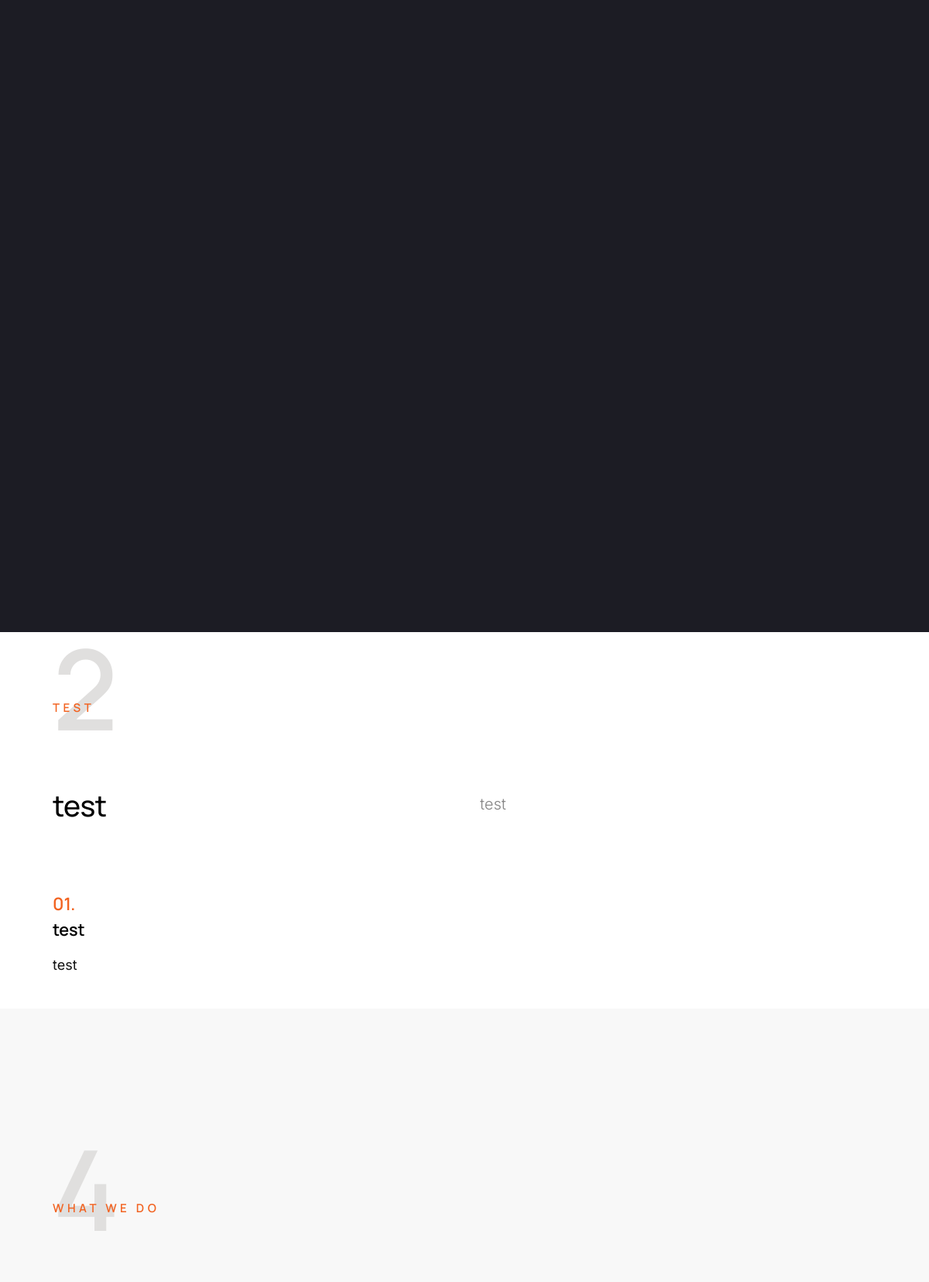
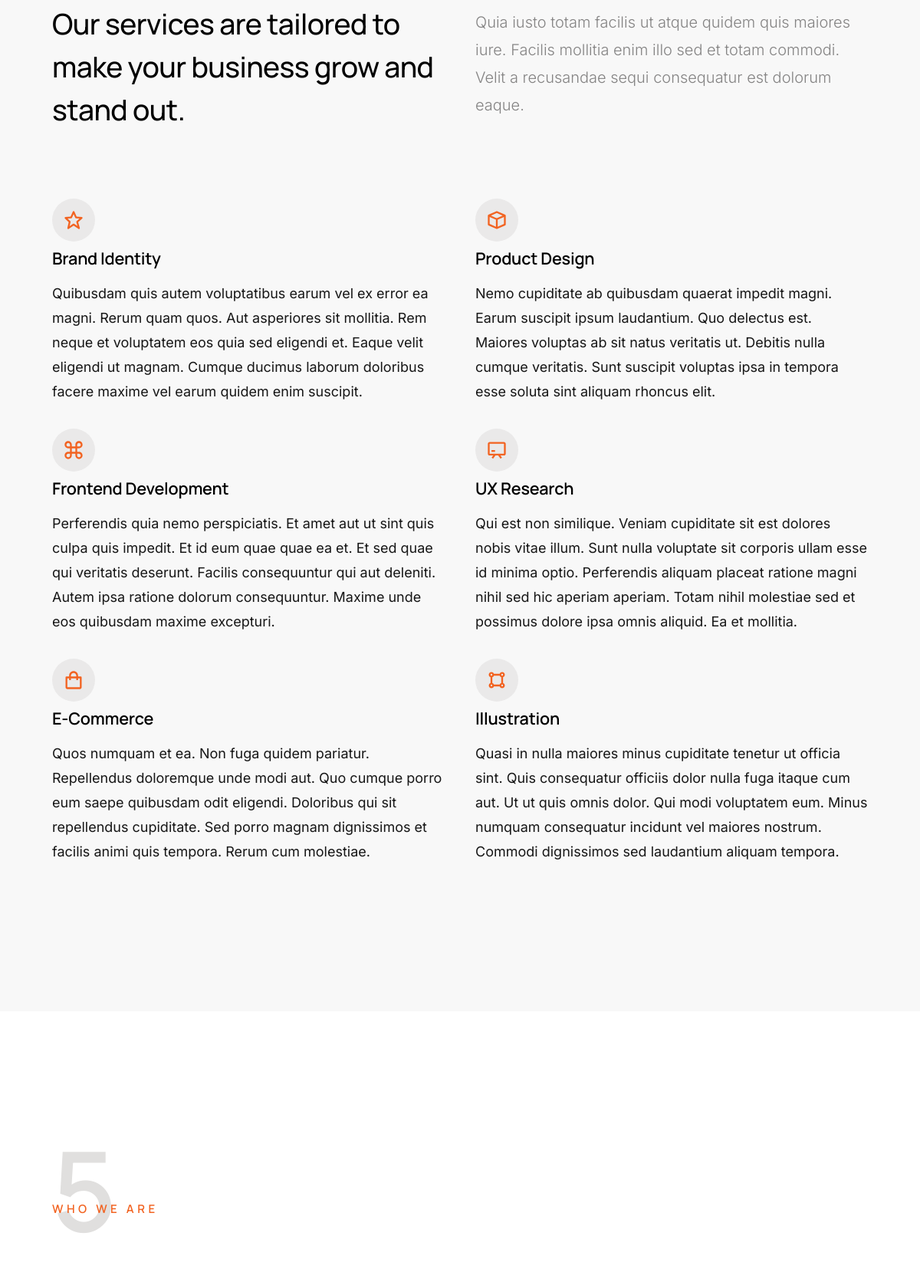
The page / (upper part) on the database its author committed (2 pictures, top to bottom).
### dashboard/models.py (models this page shows, shortened)
class Section(models.Model):
    id = models.AutoField(primary_key=True)
    is_active = models.BooleanField(default=False)
    order_number = models.SmallIntegerField(null=False)
    name = models.CharField(max_length=30, null=False)
    label = models.CharField(max_length=10, null=False)
    content = models.TextField()
    last_edited_by = models.ForeignKey(
        "auth.User", on_delete=models.CASCADE, related_name="edited_sections"
    )
    last_edited_date = models.DateTimeField(auto_now=True)
    class Meta:
        db_table = "sections"
        ordering = ["order_number"]
        constraints = [
            models.UniqueConstraint(
                fields=["order_number"], name="unique_section_order"
            )
        ]

class Services(models.Model):
    id = models.AutoField(primary_key=True)
    section = models.ForeignKey(
        Section, on_delete=models.CASCADE, related_name="services"
    )
    order_number = models.SmallIntegerField(null=False)
    name = models.CharField(max_length=30, null=False)
    icon = models.CharField(max_length=100000, null=False)
    description = models.TextField()
    class Meta:
        db_table = "services"
        ordering = ["order_number"]
        constraints = [
            models.UniqueConstraint(
                fields=["order_number"], name="unique_service_order"
            )
        ]

### dashboard/views.py (the view)
# urls.py: path("", views.home, name="home"),
def home(request):
    sections = Section.objects.filter(is_active=True).order_by("order_number")
    video = Video.objects.filter(is_active=True).first()
    social_medias = get_active_social_media()
    return render(
        request,
        "Mueller_1_0_0/index.html",
        {"sections": sections, "video": video, "social_medias": social_medias},
    )

### dashboard/views.py (called while the page is built)
def get_active_social_media():
    return SocialMedia.objects.filter(is_active=True).order_by("order_number")

### dashboard/templates/Mueller_1_0_0/index.html (shortened to what this page needs)
{% load static %}
<!DOCTYPE html>
<html lang="en" class="no-js">
  <head>
    <link rel="stylesheet" href="{% static 'css/vendor.css' %}" />
    <link rel="stylesheet" href="{% static 'css/styles.css' %}" />
  </head>
  <body id="top">
    <div id="page" class="s-pagewrap">
      <header class="s-header">
      </header>
      <section id="content" class="s-content">
        <section id="intro" class="s-intro target-section">
          <div class="row s-intro__content">
            <div class="column lg-12 s-intro__content-inner">
            </div>
          </div>
        </section>
        {% for section in sections %}
            {% if section.name != 'intro' and section.name != 'footer' %}
                {% if section.name == 'services' %}
                    <section id="services" class="s-services target-section">
                        {{ section.content|safe }}
                        <div class="row services-list list-block block-lg-one-half block-tab-whole">
                            {% for service in section.services.all %}
                            <div class="column list-block__item">
                                <div class="list-block__title">
                                    <div class="list-block__icon">
                                        {{ service.icon|safe }}
                                    </div>
                                    <h3 class="h5">{{ service.name }}</h3>
                                </div>
                                <div class="list-block__text">
                                    {{ service.description|safe }}
                                </div>
                            </div>
                            {% endfor %}
                        </div>
                    </section>
                {% else %}
                    <section id="{{ section.name }}" class="s-{{ section.name }} target-section">
                        {{ section.content|safe }}
                    </section>
                {% endif %}
            {% endif %}
        {% endfor %}
      </section>
    </div>
  </body>
</html>

### rows shown on the page
Section: content "TEST test test test test"
Section: content "WHAT WE DO Our services are tailored to make your business grow and stand out. Quia iusto totam facilis ut atque quidem quis maiores iure. Facilis mollitia enim illo sed et totam commodi. Velit a recusandae sequi consequatur est dolorum eaque."
Services: name "Brand Identity", description "Quibusdam quis autem voluptatibus earum vel ex error ea magni. Rerum quam quos. Aut asperiores sit mollitia. Rem neque et voluptatem eos quia sed eligendi et. Eaque velit eligendi ut magnam. Cumque ducimus laborum doloribus facere maxime vel earum quidem enim suscipit."
Services: name "Product Design", description "Nemo cupiditate ab quibusdam quaerat impedit magni. Earum suscipit ipsum laudantium. Quo delectus est. Maiores voluptas ab sit natus veritatis ut. Debitis nulla cumque veritatis. Sunt suscipit voluptas ipsa in tempora esse soluta sint aliquam rhoncus elit."
Services: name "Frontend Development", description "Perferendis quia nemo perspiciatis. Et amet aut ut sint quis culpa quis impedit. Et id eum quae quae ea et. Et sed quae qui veritatis deserunt. Facilis consequuntur qui aut deleniti. Autem ipsa ratione dolorum consequuntur. Maxime unde eos quibusdam maxime excepturi."
Services: name "UX Research", description "Qui est non similique. Veniam cupiditate sit est dolores nobis vitae illum. Sunt nulla voluptate sit corporis ullam esse id minima optio. Perferendis aliquam placeat ratione magni nihil sed hic aperiam aperiam. Totam nihil molestiae sed et possimus dolore ipsa omnis aliquid. Ea et mollitia."
Services: name "E-Commerce", description "Quos numquam et ea. Non fuga quidem pariatur. Repellendus doloremque unde modi aut. Quo cumque porro eum saepe quibusdam odit eligendi. Doloribus qui sit repellendus cupiditate. Sed porro magnam dignissimos et facilis animi quis tempora. Rerum cum molestiae."
Services: name "Illustration", description "Quasi in nulla maiores minus cupiditate tenetur ut officia sint. Quis consequatur officiis dolor nulla fuga itaque cum aut. Ut ut quis omnis dolor. Qui modi voluptatem eum. Minus numquam consequatur incidunt vel maiores nostrum. Commodi dignissimos sed laudantium aliquam tempora."
Section: content "WHO WE ARE"
